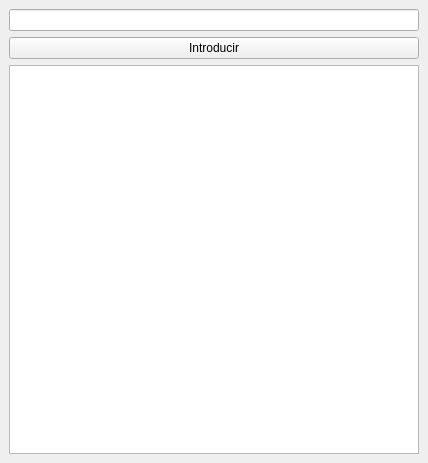
<?xml version="1.0" encoding="UTF-8"?>
<ui version="4.0">
 <class>MainWindow</class>
 <widget class="QMainWindow" name="MainWindow">
  <property name="geometry">
   <rect>
    <x>0</x>
    <y>0</y>
    <width>428</width>
    <height>463</height>
   </rect>
  </property>
  <property name="windowTitle">
   <string>MainWindow</string>
  </property>
  <widget class="QWidget" name="centralwidget">
   <layout class="QGridLayout" name="gridLayout">
    <item row="0" column="0">
     <widget class="QLineEdit" name="campoIntroducirTarea"/>
    </item>
    <item row="1" column="0">
     <widget class="QPushButton" name="botonIntroducirTarea">
      <property name="text">
       <string>Introducir</string>
      </property>
     </widget>
    </item>
    <item row="2" column="0">
     <widget class="QListWidget" name="listaTareas"/>
    </item>
   </layout>
  </widget>
 </widget>
 <resources/>
 <connections/>
</ui>
